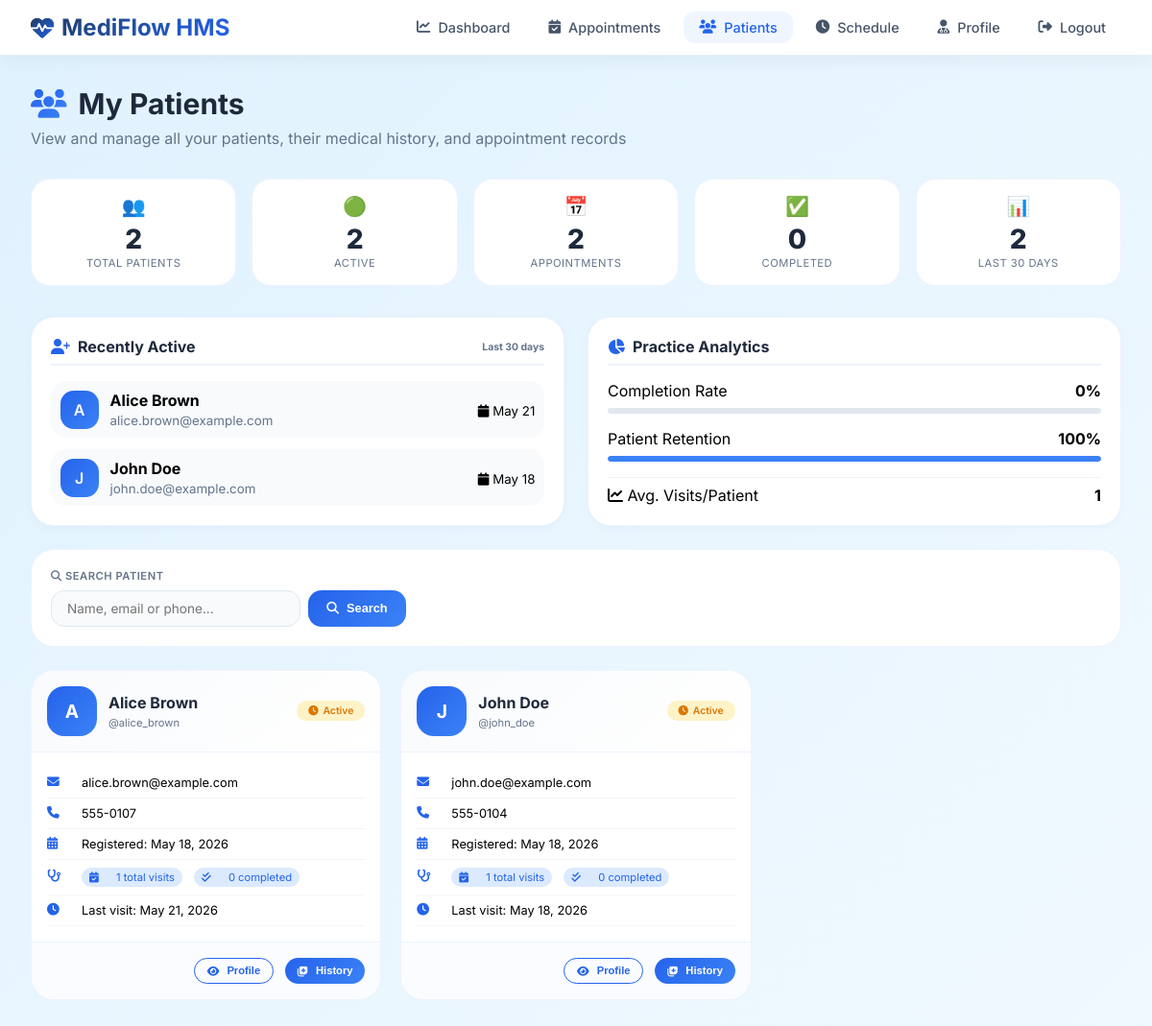
/doctor/patients.php (signed in), run on the app's committed database.
### tables this page shows
CREATE TABLE users (
    id INT PRIMARY KEY AUTO_INCREMENT,
    username VARCHAR(50) UNIQUE NOT NULL,
    email VARCHAR(100) UNIQUE NOT NULL,
    password VARCHAR(255) NOT NULL,
    full_name VARCHAR(100) NOT NULL,
    phone VARCHAR(20),
    address TEXT,
    role ENUM('patient', 'doctor', 'admin') DEFAULT 'patient',
    is_active BOOLEAN DEFAULT TRUE,
    created_at TIMESTAMP DEFAULT CURRENT_TIMESTAMP,
    last_login TIMESTAMP NULL,
    reset_token VARCHAR(255) NULL,
    reset_token_expiry DATETIME NULL,
    email_verified BOOLEAN DEFAULT FALSE
);

### doctor/patients.php (the view, shortened to what this page needs)
<?php
$database = new Database();
$db = $database->getConnection();
$user_id = SessionManager::getUserId();
$doctorQuery = "SELECT d.id as doctor_id, d.specialization, d.consultation_fee, u.full_name
                FROM doctors d
                JOIN users u ON d.user_id = u.id
                WHERE d.user_id = :user_id";
$stmt = $db->prepare($doctorQuery);
$stmt->bindParam(':user_id', $user_id);
$stmt->execute();
$doctor = $stmt->fetch(PDO::FETCH_ASSOC);
$search = isset($_GET['search']) ? $_GET['search'] : '';
$sort = isset($_GET['sort']) ? $_GET['sort'] : 'last_visit';
$order = isset($_GET['order']) && $_GET['order'] == 'asc' ? 'ASC' : 'DESC';
$page = isset($_GET['page']) ? (int)$_GET['page'] : 1;
$limit = 12;
$offset = ($page - 1) * $limit;
$query = "SELECT DISTINCT
          u.id as patient_id,
          u.username,
          u.full_name,
          u.email,
          u.phone,
          u.address,
          u.created_at as registered_date,
          (SELECT MAX(appointment_date) FROM appointments WHERE patient_id = u.id AND doctor_id = :doctor_id1) as last_visit,
          (SELECT COUNT(*) FROM appointments WHERE patient_id = u.id AND doctor_id = :doctor_id2) as total_visits,
          (SELECT COUNT(*) FROM appointments WHERE patient_id = u.id AND doctor_id = :doctor_id3 AND status = 'completed') as completed_visits,
          (SELECT GROUP_CONCAT(DISTINCT status) FROM appointments WHERE patient_id = u.id AND doctor_id = :doctor_id4) as statuses
          FROM users u
          JOIN appointments a ON u.id = a.patient_id
          WHERE a.doctor_id = :doctor_id5";
$params = [
    ':doctor_id1' => $doctor['doctor_id'],
    ':doctor_id2' => $doctor['doctor_id'],
    ':doctor_id3' => $doctor['doctor_id'],
    ':doctor_id4' => $doctor['doctor_id'],
    ':doctor_id5' => $doctor['doctor_id']
];
switch ($sort) {
    case 'last_visit':
    default:
        $query .= " ORDER BY last_visit $order, u.full_name ASC";
        break;
}
$query .= " LIMIT :limit OFFSET :offset";
$params[':limit'] = $limit;
$params[':offset'] = $offset;
$stmt = $db->prepare($query);
foreach ($params as $key => $value) {
    if ($key == ':limit' || $key == ':offset') {
        $stmt->bindValue($key, $value, PDO::PARAM_INT);
    } else {
        $stmt->bindValue($key, $value);
    }
}
$stmt->execute();
$patients = $stmt->fetchAll(PDO::FETCH_ASSOC);
$statsQuery = "SELECT
    COUNT(DISTINCT u.id) as total_patients,
    COUNT(DISTINCT CASE WHEN a.status = 'completed' THEN u.id END) as completed_patients,
    COUNT(DISTINCT CASE WHEN a.status IN ('pending', 'confirmed') THEN u.id END) as active_patients,
    COUNT(a.id) as total_appointments,
    COUNT(CASE WHEN a.status = 'completed' THEN 1 END) as completed_appointments,
    COUNT(CASE WHEN a.appointment_date >= DATE_SUB(CURDATE(), INTERVAL 30 DAY) THEN 1 END) as last_30days
    FROM users u
    JOIN appointments a ON u.id = a.patient_id
    WHERE a.doctor_id = :doctor_id";
$statsStmt = $db->prepare($statsQuery);
$statsStmt->bindParam(':doctor_id', $doctor['doctor_id']);
$statsStmt->execute();
$stats = $statsStmt->fetch(PDO::FETCH_ASSOC);
$recentQuery = "SELECT DISTINCT u.id as patient_id, u.full_name, u.email, u.phone, MAX(a.appointment_date) as last_visit
                FROM users u
                JOIN appointments a ON u.id = a.patient_id
                WHERE a.doctor_id = :doctor_id
                AND a.appointment_date >= DATE_SUB(CURDATE(), INTERVAL 30 DAY)
                GROUP BY u.id
                ORDER BY last_visit DESC
                LIMIT 6";
$recentStmt = $db->prepare($recentQuery);
$recentStmt->bindParam(':doctor_id', $doctor['doctor_id']);
$recentStmt->execute();
$recent_patients = $recentStmt->fetchAll(PDO::FETCH_ASSOC);
?>
<!DOCTYPE html>
<html lang="en">
<head>
    <link rel="stylesheet" href="https://cdnjs.cloudflare.com/ajax/libs/font-awesome/6.4.0/css/all.min.css">
</head>
<body>
    <nav class="navbar">
        <div class="navbar-container">
            <a href="dashboard.php" class="logo">
                <i class="fas fa-heartbeat"></i>
                <span>MediFlow HMS</span>
            </a>
            <ul class="nav-menu">
                <li><a href="dashboard.php" class="nav-link"><i class="fas fa-chart-line"></i> Dashboard</a></li>
                <li><a href="appointments.php" class="nav-link"><i class="fas fa-calendar-check"></i> Appointments</a></li>
                <li><a href="patients.php" class="nav-link active"><i class="fas fa-users"></i> Patients</a></li>
                <li><a href="schedule.php" class="nav-link"><i class="fas fa-clock"></i> Schedule</a></li>
                <li><a href="profile.php" class="nav-link"><i class="fas fa-user-md"></i> Profile</a></li>
                <li><a href="../logout.php" class="nav-link"><i class="fas fa-sign-out-alt"></i> Logout</a></li>
            </ul>
        </div>
    </nav>
    <div class="container">
        <div class="fade-in">
            <div class="page-header">
                <h1><i class="fas fa-users"></i> My Patients</h1>
                <p>View and manage all your patients, their medical history, and appointment records</p>
            </div>
            <div class="stats-grid">
                <div class="stat-card"><div class="stat-icon">👥</div><div class="stat-value"><?php echo $stats['total_patients'] ?? 0; ?></div><div class="stat-label">Total Patients</div></div>
                <div class="stat-card"><div class="stat-icon">🟢</div><div class="stat-value"><?php echo $stats['active_patients'] ?? 0; ?></div><div class="stat-label">Active</div></div>
                <div class="stat-card"><div class="stat-icon">📅</div><div class="stat-value"><?php echo $stats['total_appointments'] ?? 0; ?></div><div class="stat-label">Appointments</div></div>
                <div class="stat-card"><div class="stat-icon">✅</div><div class="stat-value"><?php echo $stats['completed_appointments'] ?? 0; ?></div><div class="stat-label">Completed</div></div>
                <div class="stat-card"><div class="stat-icon">📊</div><div class="stat-value"><?php echo $stats['last_30days'] ?? 0; ?></div><div class="stat-label">Last 30 days</div></div>
            </div>
            <div class="dashboard-grid">
                <div class="card">
                    <div class="card-header">
                        <i class="fas fa-user-plus"></i> Recently Active
                        <span style="margin-left: auto; font-size: 0.65rem; color: #64748b;">Last 30 days</span>
                    </div>
                    <div class="recent-list">
                        <?php if (count($recent_patients) > 0): ?>
                            <?php foreach ($recent_patients as $recent): ?>
                                <div class="recent-item">
                                    <div class="recent-info">
                                        <div class="recent-avatar"><?php echo strtoupper(substr($recent['full_name'], 0, 1)); ?></div>
                                        <div>
                                            <strong><?php echo htmlspecialchars($recent['full_name']); ?></strong>
                                            <br><small style="color:#64748b;"><?php echo htmlspecialchars($recent['email']); ?></small>
                                        </div>
                                    </div>
                                    <div><small><i class="fas fa-calendar"></i> <?php echo date('M d', strtotime($recent['last_visit'])); ?></small></div>
                                </div>
                            <?php endforeach; ?>
                        <?php else: ?>
                            <div style="text-align:center; padding:1rem; color:#94a3b8;">No recent patients</div>
                        <?php endif; ?>
                    </div>
                </div>
                <div class="card">
                    <div class="card-header">
                        <i class="fas fa-chart-pie"></i> Practice Analytics
                    </div>
                    <div style="margin-bottom: 1rem;">
                        <div style="display:flex; justify-content:space-between; margin-bottom:0.5rem;">
                            <span>Completion Rate</span>
                            <strong><?php echo ($stats['total_appointments'] ?? 0) > 0 ? round((($stats['completed_appointments'] ?? 0) / max($stats['total_appointments'], 1)) * 100) : 0; ?>%</strong>
                        </div>
                        <div class="progress-bar"></div>
                    </div>
                    <div style="margin-bottom: 1rem;">
                        <div style="display:flex; justify-content:space-between; margin-bottom:0.5rem;">
                            <span>Patient Retention</span>
                            <strong><?php echo ($stats['total_patients'] ?? 0) > 0 ? round((($stats['active_patients'] ?? 0) / max($stats['total_patients'], 1)) * 100) : 0; ?>%</strong>
                        </div>
                        <div class="progress-bar"><div class="progress-fill" style="width: <?php echo ($stats['total_patients'] ?? 0) > 0 ? round((($stats['active_patients'] ?? 0) / max($stats['total_patients'], 1)) * 100) : 0; ?>%; background:#3b82f6;"></div></div>
                    </div>
                    <div style="padding-top:0.5rem; border-top:1px solid #eef2ff;">
                        <div style="display:flex; justify-content:space-between;">
                            <span><i class="fas fa-chart-line"></i> Avg. Visits/Patient</span>
                            <strong><?php echo ($stats['total_patients'] ?? 0) > 0 ? round(($stats['total_appointments'] ?? 0) / max($stats['total_patients'], 1), 1) : 0; ?></strong>
                        </div>
                    </div>
                </div>
            </div>
            <div class="filters-bar">
                <form method="GET" action="" class="filters">
                    <div class="filter-group" style="flex: 1;">
                        <label><i class="fas fa-search"></i> Search Patient</label>
                        <div style="display: flex; gap: 0.5rem;">
                            <input type="text" name="search" class="search-input" placeholder="Name, email or phone..." value="<?php echo htmlspecialchars($search); ?>">
                            <button type="submit" class="btn btn-primary"><i class="fas fa-search"></i> Search</button>
                        </div>
                    </div>
                </form>
            </div>
            <?php if (count($patients) > 0): ?>
                <div class="patients-grid">
                    <?php foreach ($patients as $patient): ?>
                        <div class="patient-card">
                            <div class="patient-card-header">
                                <div class="patient-avatar"><?php echo strtoupper(substr($patient['full_name'], 0, 1)); ?></div>
                                <div class="patient-name">
                                    <h3><?php echo htmlspecialchars($patient['full_name']); ?></h3>
                                    <p>@<?php echo htmlspecialchars($patient['username']); ?></p>
                                </div>
                                <?php
                                $hasActive = strpos($patient['statuses'] ?? '', 'pending') !== false || strpos($patient['statuses'] ?? '', 'confirmed') !== false;
                                ?>
                                <span class="badge <?php echo $hasActive ? 'badge-warning' : 'badge-success'; ?>">
                                    <i class="fas <?php echo $hasActive ? 'fa-clock' : 'fa-check-circle'; ?>"></i> <?php echo $hasActive ? 'Active' : 'Stable'; ?>
                                </span>
                            </div>
                            <div class="patient-card-body">
                                <div class="info-row"><i class="fas fa-envelope"></i> <?php echo htmlspecialchars($patient['email']); ?></div>
                                <div class="info-row"><i class="fas fa-phone"></i> <?php echo htmlspecialchars($patient['phone'] ?? 'N/A'); ?></div>
                                <div class="info-row"><i class="fas fa-calendar-alt"></i> Registered: <?php echo date('M d, Y', strtotime($patient['registered_date'])); ?></div>
                                <div class="info-row">
                                    <i class="fas fa-stethoscope"></i>
                                    <span class="visit-badge"><i class="fas fa-calendar-check"></i> <?php echo $patient['total_visits']; ?> total visits</span>
                                    <span class="visit-badge"><i class="fas fa-check-double"></i> <?php echo $patient['completed_visits']; ?> completed</span>
                                </div>
                                <?php if ($patient['last_visit']): ?>
                                    <div class="info-row"><i class="fas fa-clock"></i> Last visit: <?php echo date('M d, Y', strtotime($patient['last_visit'])); ?></div>
                                <?php endif; ?>
                            </div>
                            <div class="patient-card-footer">
                                <button onclick="viewPatient(<?php echo $patient['patient_id']; ?>)" class="btn btn-outline btn-sm"><i class="fas fa-eye"></i> Profile</button>
                                <button onclick="viewMedicalHistory(<?php echo $patient['patient_id']; ?>)" class="btn btn-primary btn-sm"><i class="fas fa-notes-medical"></i> History</button>
                            </div>
                        </div>
                    <?php endforeach; ?>
                </div>
            <?php endif; ?>
        </div>
    </div>
</body>
</html>

### data on the page
users: full_name "A", full_name "Alice Brown", email "alice.brown@example.com", last_visit "May 21", username "alice_brown", phone "555-0107", created_at "May 18, 2026", total_visits "1", completed_visits "0", last_visit "May 21, 2026"
users: full_name "J", full_name "John Doe", email "john.doe@example.com", last_visit "May 18", username "john_doe", phone "555-0104", created_at "May 18, 2026", total_visits "1", completed_visits "0", last_visit "May 18, 2026"

### other printed values
$stats['total_patients'] "2"
$stats['active_patients'] "2"
$stats['total_appointments'] "2"
$stats['completed_appointments'] "0"
$stats['last_30days'] "2"
